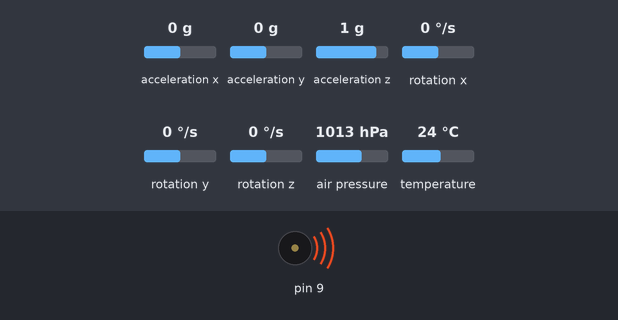
The sketch below on a simulated Arduino Uno, built with avr-gcc and run on an emulated ATmega328P. Parts: buzzer (waves = sounding). The inputs (shaded band) are chosen by the test bench; at power-on: acceleration x 0 g, acceleration y 0 g, acceleration z 1 g, rotation x 0 °/s, rotation y 0 °/s, rotation z 0 °/s, air pressure 1013 hPa, temperature 24 °C. EEPROM starts erased.

Above: at 0.1 s.
At 32.8 s:
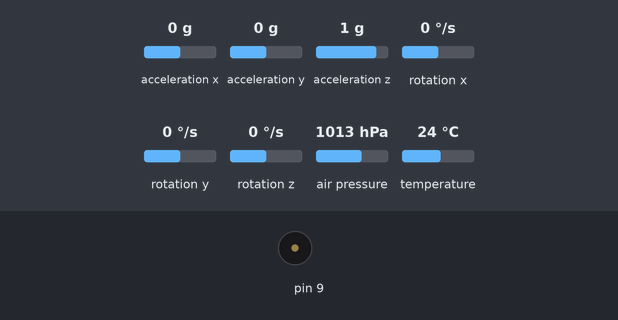
Timing chart, 0 to 40.0 s (numbered marks = the images above):
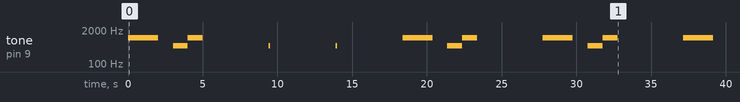

The sketch:

BeepMeUp.ino
```cpp
#include <MS5611.h>
#include <MPU6050.h>
#include <EEPROM.h>
#include <avr/power.h>
#include <toneAC.h>

//calibration settings
//standard scale factor
float acc_scale_factor_x = 16384.0;
float acc_scale_factor_y = 16384.0;
float acc_scale_factor_z = 16384.0;
//calibration flag
bool calibration = 0;
//address for eeprom
int eeaddress = 0;
//maximum calibration deviation
int deviation = 4;
//calculated final offsets
float final_x = 0;
float final_y = 0;
float final_z = 0;
//one G value for each axis -> scaling
float one_g_x = 0;
float one_g_y = 0;
float one_g_z = 0;

// Barometer variables
float temperature;
float altitude = 330;
float velocity_baro = 0;

//Buzzer
const int buzzerVolume = 10;

// MPU6050 variables
float Acc = 0;
float Acc_old = 0;
float Acc_diff = 0;
float Acc_diff_new = 0;
float calibration_factor = 0.0;

// Kalman
float velocity;

// Timing
unsigned long time;
unsigned long loop_time = 1000;

// Temporary variables
unsigned long ul_tmp;
float f_tmp;

void setup() {
//------------------------------------------------------------
//set prescaler to 2 ro F_cpu is 8MHz
//for this setting you have to compile with 8MHz!!!
//------------------------------------------------------------
  clock_prescale_set(clock_div_2);
  delay(1);
//------------------------------------------------------------
  EEPROM.get(0, calibration);
  //uncomment to force calibration
  //calibration = 1;
  delay(2);
  //set Accelerometer
  setupAccelerometer();

  // set barometer
  setupBaro();
  delay(2);
  getVerticalSpeed();
  getVerticalSpeedAcc();
  calibration_factor = Acc;

  // set kalman
  kalman_init((double)altitude, (double)(Acc), 0.1, 0.3, millis());
  delay(2);
  // Set initial times
  time = millis();
  loop_time = time;

  // Start serial (UART)
  //Serial.begin(9600);
  delay(2);
}


void loop() {


  if(!calibration){
    eeaddress += sizeof(bool);
    EEPROM.get(eeaddress, acc_scale_factor_x);
    eeaddress += sizeof(float);
    EEPROM.get(eeaddress, acc_scale_factor_y);
    eeaddress += sizeof(float);
    EEPROM.get(eeaddress, acc_scale_factor_z);
    eeaddress += sizeof(float);
    EEPROM.get(eeaddress, final_x);
    eeaddress += sizeof(float);
    EEPROM.get(eeaddress, final_y);
    eeaddress += sizeof(float);
    EEPROM.get(eeaddress, final_z);
    eeaddress = 0;
  }else{
     calibrationAcc();
     acc_scale_factor_z = (one_g_z-final_z);
     acc_scale_factor_x = (one_g_x-final_x);
     acc_scale_factor_y = (one_g_y-final_y);
    //Serial.print("starting write process");
    toneAC(200, 8);
    delay(1000);
    toneAC(300, 8);
    delay(1000);
    toneAC(400, 8);
    delay(1000);
    toneAC(500, 8);
    delay(1000);
    noToneAC();
    eeaddress += sizeof(bool);
    EEPROM.put(eeaddress, acc_scale_factor_x);
    eeaddress += sizeof(float);
    EEPROM.put(eeaddress, acc_scale_factor_y);
    eeaddress += sizeof(float);
    EEPROM.put(eeaddress, acc_scale_factor_z);
    eeaddress += sizeof(float);
    EEPROM.put(eeaddress, final_x);
    eeaddress += sizeof(float);
    EEPROM.put(eeaddress, final_y);
    eeaddress += sizeof(float);
    EEPROM.put(eeaddress, final_z);
    eeaddress = 0;
  }

  // Calculate loop time
  ul_tmp = millis();
  loop_time = ul_tmp - time;
  time = ul_tmp;
  //Serial.println(1000/loop_time);
  // Calculate vertical speed and altitude
  getVerticalSpeed();
  getVerticalSpeedAcc();
  kalman_update((double)altitude, (double)(0.9*Acc + 0.1*Acc_diff), millis());
  if(abs(velocity-velocity_baro) > 1){
    velocity = velocity_baro;
  }
  //Serial.print(velocity_baro, 1);
  //Serial.print("\t");
  //Serial.println(velocity, 1);
  Buzz();
}

float lowPassFilter(float old_value, float raw_value, float alpha) {
  return old_value + alpha * (raw_value - old_value);
}
```

accelerometer.ino
```cpp
int16_t AcX,AcY,AcZ;
int16_t AcX_cor,AcY_cor,AcZ_cor;
float new_acc;
MPU6050 mpu;
unsigned int calibration_count = 0;
float Acc_sum = 0.0;

void setupAccelerometer(){
  Wire.begin();
  mpu.initialize();
//Set digital low-pass filter configuration.
  mpu.setDLPFMode(0);
//Set the high-pass filter configuration.
  mpu.setDHPFMode(0);
//set speed to highest possible setting
  mpu.setMasterClockSpeed(9);
  mpu.setFullScaleAccelRange(0);
}

void getVerticalSpeedAcc(){
  mpu.getAcceleration(&AcX,&AcY,&AcZ);

AcX_cor = (float)AcX-final_x;
AcY_cor = (float)AcY-final_y;
AcZ_cor = (float)AcZ-final_z;

  new_acc = (sqrt(sq((float)AcX_cor/acc_scale_factor_x)+sq((float)AcY_cor/acc_scale_factor_y)+sq((float)AcZ_cor/acc_scale_factor_z))-1)*9.81;

  //calculate diffence for further
  Acc_diff_new = (Acc_old-new_acc)*-1;
  // filter current acceleration
  Acc_diff= lowPassFilter(Acc_diff, Acc_diff_new, 0.08);
  Acc_old = Acc;
  // filter current acceleration
  Acc = lowPassFilter(Acc, new_acc, 0.08);


}
```

barometer.ino
```cpp
//#include <Adafruit_BMP280.h>

//Adafruit_BMP280 bmp;
MS5611 baro;
float sea_pressure;
float pressure;

void setupBaro(){
  baro = MS5611();
  baro.begin();
  sea_pressure = 1024.00;
}

// Calculates the height gain resp. loss
void getVerticalSpeed() {
  f_tmp = getAltitude();
  velocity_baro = lowPassFilter(velocity_baro, (f_tmp - altitude)*1000/loop_time, 0.09);
  altitude = f_tmp;
}

// Calculates the altitude
float getAltitude() {
    pressure = (float)baro.getPressure()/100;
  temperature = (float)baro.getTemperature()/100;
  f_tmp = ((pow((sea_pressure / pressure), 1/5.257) - 1.0) * (temperature + 273.15)) / 0.0065;
  return lowPassFilter(altitude, f_tmp,0.09);
}
```

buzzer.ino
```cpp
unsigned long buzzer_start_time;
boolean buzzing = false;
double buzz_freq;
int buzz_duration;
float climbing_threshold = 0.3;
float sinking_threshold = -0.5;


void Buzz(){
  if (velocity > 10){     // Avoid unnecessary high pitches
    velocity = 10.0;
  }

  buzz_freq = 141.0 * velocity + 386.0;
  buzz_duration = 1500 / (velocity * 0.51 + 1.62);

  if (velocity > climbing_threshold
      && !buzzing
      && buzzer_start_time+buzz_duration < time){     // Climbing start
    toneAC(buzz_freq, buzzerVolume);
    buzzing = true;
    buzzer_start_time = time;
  } else if (velocity < sinking_threshold){     // Sinking start
    toneAC(100, buzzerVolume);
    buzzing = true;
  } else if (buzzing
      && velocity < climbing_threshold){      // Sinking stop
    noToneAC();
    buzzing = false;
  } else if (buzzing
      && buzzer_start_time+buzz_duration < time){     // Climbing stop
    noToneAC();
    buzzing = false;
    buzzer_start_time = time;
  } else if (buzzing
      && velocity > climbing_threshold){ // Adjust climbing frequenzy
    toneAC(buzz_freq, buzzerVolume);
  }
}
```

calibration.ino
```cpp
void calibrationAcc(){
  int axis_count = 1;
  float offset_x = 0;
  float offset_y = 0;
  float offset_z = 0;
  float mean_calx = 0;
  float mean_caly = 0;
  float mean_calz = 0;

//each axis one case for positive and one case in negative direction
  switch(axis_count){
    case 1:

    //Serial.println("Make ready for Z+ axis");
      toneAC(1000,6);
      delay(2000);
      noToneAC();
      //Serial.println("Starting Measure don't move!");
      delay(1000);
      toneAC(500,6);
      delay(1000);
      noToneAC();
      toneAC(1000,6);
      delay(1000);
      noToneAC();
    while(axis_count == 1){
        for(int i = 0; i < 1100; i++){
        delay(2);
        mpu.getAcceleration(&AcX,&AcY,&AcZ);
        if(i > 100){
          mean_calx += AcX;
          mean_caly += AcY;
          mean_calz += AcZ;
        }
        }
        mean_calx = mean_calx/1000;
        mean_caly = mean_caly/1000;
        mean_calz = mean_calz/1000;
        if(abs(mean_calx - offset_x) <= (float)deviation &&
           abs(mean_caly - offset_y) <= (float)deviation &&
           abs(mean_calz - offset_z) <= (float)deviation){
            offset_x = mean_calx;
            offset_y = mean_caly;
            final_z = mean_calz;
            axis_count ++;
           }else{
            toneAC(500,6);
            delay(100);
            noToneAC();
            //Serial.println("calculating...");
            offset_x = mean_calx;
            offset_y = mean_caly;
            offset_z = mean_calz;
           }
    }
     case 2:

      //Serial.println("Make ready for Z- axis.");
      toneAC(1000,6);
      delay(2000);
      noToneAC();
      //Serial.println("Starting Measure don't move!");
      delay(1000);
      toneAC(500,6);
      delay(1000);
      noToneAC();
      toneAC(1000,6);
      delay(1000);
      noToneAC();
        while(axis_count == 2){
                for(int i = 0; i < 1100; i++){
        delay(2);
        mpu.getAcceleration(&AcX,&AcY,&AcZ);
        if(i > 100){
          mean_calx += AcX;
          mean_caly += AcY;
          mean_calz += AcZ;
        }
        }
        mean_calx = mean_calx/1000;
        mean_caly = mean_caly/1000;
        mean_calz = mean_calz/1000;
        if(abs(mean_calx - offset_x) <= (float)deviation &&
           abs(mean_caly - offset_y) <= (float)deviation &&
           abs(mean_calz - offset_z) <= (float)deviation){
            offset_x = mean_calx;
            offset_y = mean_caly;
            final_z += mean_calz;
            final_z /= 2;
            one_g_z = mean_calz;
            axis_count ++;
           }else{
            toneAC(500,6);
            delay(100);
            noToneAC();
            //Serial.println("calculating...");
            offset_x = mean_calx;
            offset_y = mean_caly;
            offset_z = mean_calz;
           }
     }

     case 3:

    //Serial.println("Make ready for X+ axis");
      toneAC(1000,6);
      delay(2000);
      noToneAC();
      //Serial.println("Starting Measure don't move!");
      delay(1000);
      toneAC(500,6);
      delay(1000);
      noToneAC();
      toneAC(1000,6);
      delay(1000);
      noToneAC();
    while(axis_count == 3){
        for(int i = 0; i < 1100; i++){
        delay(2);
        mpu.getAcceleration(&AcX,&AcY,&AcZ);
        if(i > 100){
          mean_calx += AcX;
          mean_caly += AcY;
          mean_calz += AcZ;
        }
        }
        mean_calx = mean_calx/1000;
        mean_caly = mean_caly/1000;
        mean_calz = mean_calz/1000;
        if(abs(mean_calx - offset_x) <= (float)deviation &&
           abs(mean_caly - offset_y) <= (float)deviation &&
           abs(mean_calz - offset_z) <= (float)deviation){
            offset_z = mean_calz;
            offset_y = mean_caly;
            final_x = mean_calx;
            axis_count ++;
           }else{
            toneAC(500,6);
            delay(100);
            noToneAC();
            //Serial.println("calculating...");
            offset_x = mean_calx;
            offset_y = mean_caly;
            offset_z = mean_calz;
           }
    }
     case 4:

      //Serial.println("Make ready for X- axis.");
      toneAC(1000,6);
      delay(2000);
      noToneAC();
      //Serial.println("Starting Measure don't move!");
      delay(1000);
      toneAC(500,6);
      delay(1000);
      noToneAC();
      toneAC(1000,6);
      delay(1000);
      noToneAC();
        while(axis_count == 4){
                for(int i = 0; i < 1100; i++){
        delay(2);
        mpu.getAcceleration(&AcX,&AcY,&AcZ);
        if(i > 100){
          mean_calx += AcX;
          mean_caly += AcY;
          mean_calz += AcZ;
        }
        }
        mean_calx = mean_calx/1000;
        mean_caly = mean_caly/1000;
        mean_calz = mean_calz/1000;
        if(abs(mean_calx - offset_x) <= (float)deviation &&
           abs(mean_caly - offset_y) <= (float)deviation &&
           abs(mean_calz - offset_z) <= (float)deviation){
            offset_z = mean_calz;
            offset_y = mean_caly;
            final_x += mean_calx;
            final_x /= 2;
            one_g_x = mean_calx;
            axis_count ++;
           }else{
            toneAC(500,6);
            delay(100);
            noToneAC();
            //Serial.println("calculating...");
            offset_x = mean_calx;
            offset_y = mean_caly;
            offset_z = mean_calz;
           }
     }

     case 5:

    //Serial.println("Make ready for Y+ axis");
      toneAC(1000,6);
      delay(2000);
      noToneAC();
      //Serial.println("Starting Measure don't move!");
      delay(1000);
      toneAC(500,6);
      delay(1000);
      noToneAC();
      toneAC(1000,6);
      delay(1000);
      noToneAC();
    while(axis_count == 5){
        for(int i = 0; i < 1100; i++){
        delay(2);
        mpu.getAcceleration(&AcX,&AcY,&AcZ);
        if(i > 100){
          mean_calx += AcX;
          mean_caly += AcY;
          mean_calz += AcZ;
        }
        }
        mean_calx = mean_calx/1000;
        mean_caly = mean_caly/1000;
        mean_calz = mean_calz/1000;
        if(abs(mean_calx - offset_x) <= (float)deviation &&
           abs(mean_caly - offset_y) <= (float)deviation &&
           abs(mean_calz - offset_z) <= (float)deviation){
            offset_x = mean_calx;
            offset_z = mean_calz;
            final_y = mean_caly;
            axis_count ++;
           }else{
            toneAC(500,6);
            delay(100);
            noToneAC();
            //Serial.println("calculating...");
            offset_x = mean_calx;
            offset_y = mean_caly;
            offset_z = mean_calz;
           }
    }
     case 6:

      //Serial.println("Make ready for Y- axis.");
      toneAC(1000,6);
      delay(2000);
      noToneAC();
      //Serial.println("Starting Measure don't move!");
      delay(1000);
      toneAC(500,6);
      delay(1000);
      noToneAC();
      toneAC(1000,6);
      delay(1000);
      noToneAC();
        while(axis_count == 6){
                for(int i = 0; i < 1100; i++){
        delay(2);
        mpu.getAcceleration(&AcX,&AcY,&AcZ);
        if(i > 100){
          mean_calx += AcX;
          mean_caly += AcY;
          mean_calz += AcZ;
        }
        }
        mean_calx = mean_calx/1000;
        mean_caly = mean_caly/1000;
        mean_calz = mean_calz/1000;
        if(abs(mean_calx - offset_x) <= (float)deviation &&
           abs(mean_caly - offset_y) <= (float)deviation &&
           abs(mean_calz - offset_z) <= (float)deviation){
            offset_x = mean_calx;
            offset_z = mean_calz;
            final_y += mean_caly;
            final_y /= 2;
            one_g_y = mean_caly;
            axis_count ++;
            EEPROM.put(0, 0);
            calibration = 0;
           }else{
            toneAC(500,6);
            delay(100);
            noToneAC();
            //Serial.println("calculating...");
            offset_x = mean_calx;
            offset_z = mean_calz;
            offset_y = mean_caly;
           }
     }
  }

}
```

kalman.ino
```cpp
double p, v, a;
unsigned long t;
double calibrationDrift;
double varp, vara;
double p11, p21, p12, p22;

void kalman_init(double startp, double starta, double sigmap, double sigmaa, unsigned long timestamp) {

  /* init base values */
  p = startp;
  v = 0;
  a = starta;
  t = timestamp;
  calibrationDrift = 0.0;

  /* init variance */
  varp = sigmap * sigmap;
  vara = sigmaa * sigmaa;

  /* init covariance matrix */
  p11 = 0;
  p12 = 0;
  p21 = 0;
  p22 = 0;
}

void kalman_update(double mp, double ma, unsigned long timestamp) {

  /**************/
  /* delta time */
  /**************/
  unsigned long deltaTime = timestamp - t;
  double dt = ((double)deltaTime)/1000.0;
  t = timestamp;

  /**************/
  /* prediction */
  /**************/

  /* values */
  a = ma;  // we use the last acceleration value for prediction
  double dtPower = dt * dt; //dt^2
  p += dt*v + dtPower*a/2;
  v += dt*a;
  //a = ma; // uncomment to use the previous acceleration value

  /* covariance */
  double inc;

  dtPower *= dt;  // now dt^3
  inc = dt*p22+dtPower*vara/2;
  dtPower *= dt; // now dt^4
  p11 += dt*(p12 + p21 + inc) - (dtPower*vara/4);
  p21 += inc;
  p12 += inc;
  p22 += dt*dt*vara;

  /********************/
  /* gaussian product */
  /********************/

  /* kalman gain */
  double s, k11, k12, y;

  s = p11 + varp;
  k11 = p11/s;
  k12 = p12/s;
  y = mp - p;

  /* update */
  p += k11 * y;
  v += k12 * y;
  p22 -= k12 * p21;
  p12 -= k12 * p11;
  p21 -= k11 * p21;
  p11 -= k11 * p11;

  velocity = v;
}
```

Measured:
- by itself, tone on pin 9: plays 1000 Hz for 2.0 s, 500 Hz for 1.0 s, 1000 Hz for 1.0 s, 500 Hz for 0.10 s, 500 Hz for 0.10 s, 1000 Hz for 2.0 s … (12 notes in this stretch)
